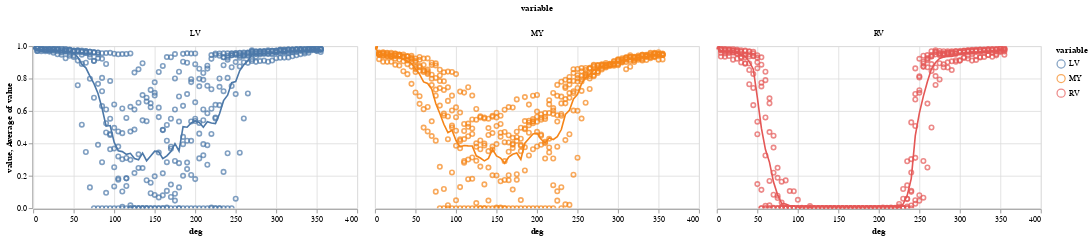
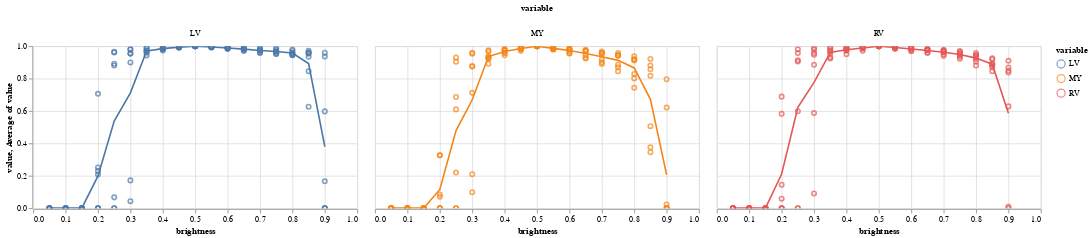
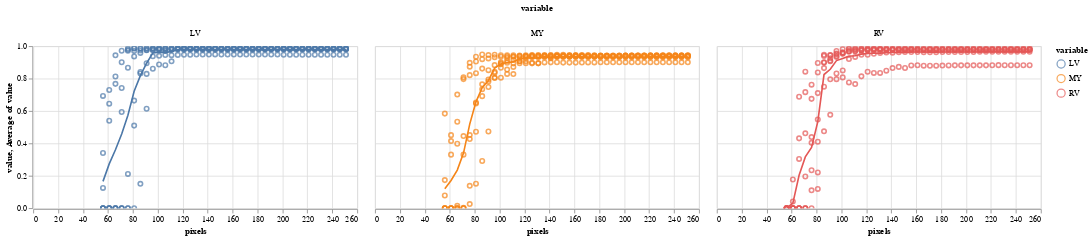
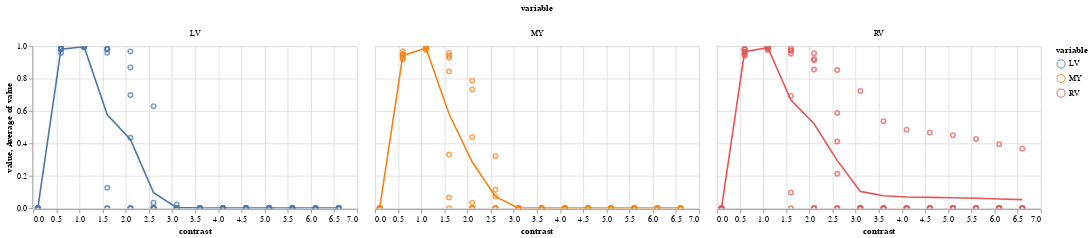

Notebook code for these charts, in order:
### Code cell
plots = plot_batch(results, plottype="avg_dots")

### Figure 1 — Vega-Lite specification as saved in the notebook (floating-point values rounded to 4 significant figures; data arrays with more than 128 entries replaced by an {"elided": "..."} marker saying what was removed)
{"config": {"view": {"continuousWidth": 400, "continuousHeight": 300}}, "data": {"name": "data-e1c545223bdbf2d5628bb451fb5835ff"}, "facet": {"column": {"field": "variable", "type": "nominal"}}, "spec": {"layer": [{"mark": "point", "encoding": {"color": {"field": "variable", "type": "nominal"}, "x": {"field": "deg", "type": "quantitative"}, "y": {"field": "value", "type": "quantitative"}}, "height": 200, "selection": {"selector017": {"type": "interval", "bind": "scales", "encodings": ["x", "y"]}}, "width": 400}, {"mark": "line", "encoding": {"color": {"field": "variable", "type": "nominal"}, "x": {"field": "deg", "type": "quantitative"}, "y": {"aggregate": "average", "field": "value", "type": "quantitative"}}, "height": 200, "selection": {"selector016": {"type": "interval", "bind": "scales", "encodings": ["x", "y"]}}, "width": 400}]}, "$schema": "https://vega.github.io/schema/vega-lite/v4.17.0.json", "datasets": {"data-e1c545223bdbf2d5628bb451fb5835ff": {"elided": "1512 records"}}}

### Figure 2 — Vega-Lite specification as saved in the notebook (floating-point values rounded to 4 significant figures; data arrays with more than 128 entries replaced by an {"elided": "..."} marker saying what was removed)
{"config": {"view": {"continuousWidth": 400, "continuousHeight": 300}}, "data": {"name": "data-c9601fb5252aabaf7675ce170c055e98"}, "facet": {"column": {"field": "variable", "type": "nominal"}}, "spec": {"layer": [{"mark": "point", "encoding": {"color": {"field": "variable", "type": "nominal"}, "x": {"field": "brightness", "type": "quantitative"}, "y": {"field": "value", "type": "quantitative"}}, "height": 200, "selection": {"selector019": {"type": "interval", "bind": "scales", "encodings": ["x", "y"]}}, "width": 400}, {"mark": "line", "encoding": {"color": {"field": "variable", "type": "nominal"}, "x": {"field": "brightness", "type": "quantitative"}, "y": {"aggregate": "average", "field": "value", "type": "quantitative"}}, "height": 200, "selection": {"selector018": {"type": "interval", "bind": "scales", "encodings": ["x", "y"]}}, "width": 400}]}, "$schema": "https://vega.github.io/schema/vega-lite/v4.17.0.json", "datasets": {"data-c9601fb5252aabaf7675ce170c055e98": {"elided": "378 records"}}}

### Figure 3 — Vega-Lite specification as saved in the notebook (floating-point values rounded to 4 significant figures; data arrays with more than 128 entries replaced by an {"elided": "..."} marker saying what was removed)
{"config": {"view": {"continuousWidth": 400, "continuousHeight": 300}}, "data": {"name": "data-f26d3f39f558354a6e6393bda44dfd59"}, "facet": {"column": {"field": "variable", "type": "nominal"}}, "spec": {"layer": [{"mark": "point", "encoding": {"color": {"field": "variable", "type": "nominal"}, "x": {"field": "pixels", "type": "quantitative"}, "y": {"field": "value", "type": "quantitative"}}, "height": 200, "selection": {"selector021": {"type": "interval", "bind": "scales", "encodings": ["x", "y"]}}, "width": 400}, {"mark": "line", "encoding": {"color": {"field": "variable", "type": "nominal"}, "x": {"field": "pixels", "type": "quantitative"}, "y": {"aggregate": "average", "field": "value", "type": "quantitative"}}, "height": 200, "selection": {"selector020": {"type": "interval", "bind": "scales", "encodings": ["x", "y"]}}, "width": 400}]}, "$schema": "https://vega.github.io/schema/vega-lite/v4.17.0.json", "datasets": {"data-f26d3f39f558354a6e6393bda44dfd59": {"elided": "840 records"}}}

### Figure 4 — Vega-Lite specification as saved in the notebook (floating-point values rounded to 4 significant figures; data arrays with more than 128 entries replaced by an {"elided": "..."} marker saying what was removed)
{"config": {"view": {"continuousWidth": 400, "continuousHeight": 300}}, "data": {"name": "data-e26ceba26b937334dfbbca6ea755b9c8"}, "facet": {"column": {"field": "variable", "type": "nominal"}}, "spec": {"layer": [{"mark": "point", "encoding": {"color": {"field": "variable", "type": "nominal"}, "x": {"field": "contrast", "type": "quantitative"}, "y": {"field": "value", "type": "quantitative"}}, "height": 200, "selection": {"selector023": {"type": "interval", "bind": "scales", "encodings": ["x", "y"]}}, "width": 400}, {"mark": "line", "encoding": {"color": {"field": "variable", "type": "nominal"}, "x": {"field": "contrast", "type": "quantitative"}, "y": {"aggregate": "average", "field": "value", "type": "quantitative"}}, "height": 200, "selection": {"selector022": {"type": "interval", "bind": "scales", "encodings": ["x", "y"]}}, "width": 400}]}, "$schema": "https://vega.github.io/schema/vega-lite/v4.17.0.json", "datasets": {"data-e26ceba26b937334dfbbca6ea755b9c8": {"elided": "294 records"}}}
